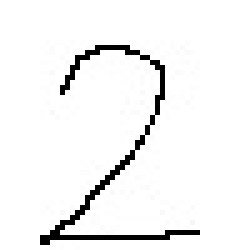
#> input picture test_data/2.jpg, 50 x 50 px, given in place of 0.jpg, which was not available (shown 5 times larger)
$ python accuracy.py
#> lines starting #> are read from the running program, lines starting #| are printed output that depends on the picture; after the words box and inside, x2 and y2 are one past the last pixel; in counts of white or black regions, pixels touching at a corner belong together; pictures that were not available may be replaced by others from this repository, and a replacement may not be noted
try:    #if numpy is not found
    import numpy as np
except Exception as e:
    print(e)
    print("Install numpy with 'pip3 install numpy' command (or pip)"); exit()

try:    #if PIL is not found
    from PIL import Image
except Exception as e:
    print(e)
    print("Install PIL with 'pip3 install pillow' command (or pip)"); exit()

size = (50, 50)
images = np.load('processed_data.npy',allow_pickle=True)    #loading processed data
#> (reads processed_data.npy from the repository)

def comp(i):
    s = [ images[i][x][y]==a[x][y] for x in range(50) for y in range(50) if a[x][y] ]
    return sum(s)/len(s)

s = []
for i in range(10):
    with Image.open(f'test_data/{i}.jpg') as img:
#> img is the input picture: PIL image 50x50 RGB; min 0, max 255, mean 242.7
        img = img.resize(size).convert('L') #resizing it according to our convenience
#> img: PIL image 50x50 L
        a = np.array((np.asarray(img))<129, dtype=int)
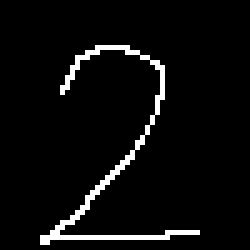
#> a: shape (50, 50) int64 (shown 5 times larger); values 0 (black) and 1 (white), 4.7% white in thin lines or dots, all inside (x1, y1, x2, y2) = (8, 9, 40, 49)
    res = np.array([comp(j) for j in range(10)])
#> in comp, `s = [ images[i][x][y]==a[x][y] for x in range(50) for y in range(50) i..`: s = 118 items, first 6: True, True, True, True, True, True
#> res = [0.61, 1, 1, 0.712, 0.661, 0.492, 0.763, 0.576, 0.831, 0.551]
    s.append((i==np.argmax(res)))
#> pass 2 of the loop `for i in range(10):`:
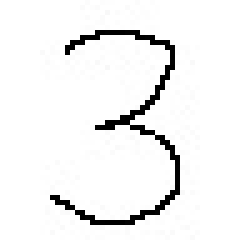
#> input picture test_data/3.jpg, 50 x 50 px, given in place of 1.jpg, which was not available (shown 5 times larger)
#> img is the input picture: PIL image 50x50 RGB; min 0, max 255, mean 242.5
#> img: PIL image 50x50 L
#> `a = np.array((np.asarray(img))<129, dtype=int)`:
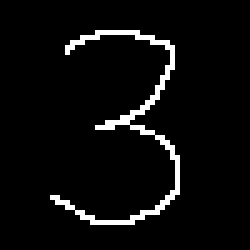
#> a: shape (50, 50) int64 (shown 5 times larger); values 0 (black) and 1 (white), 4.8% white in thin lines or dots, all inside (x1, y1, x2, y2) = (10, 6, 36, 45)
#> res = [0.387, 0.815, 0.857, 1, 0.739, 0.782, 0.874, 0.748, 1, 0.924]
#> (the run stopped early here; a loop or call above may not have finished)
